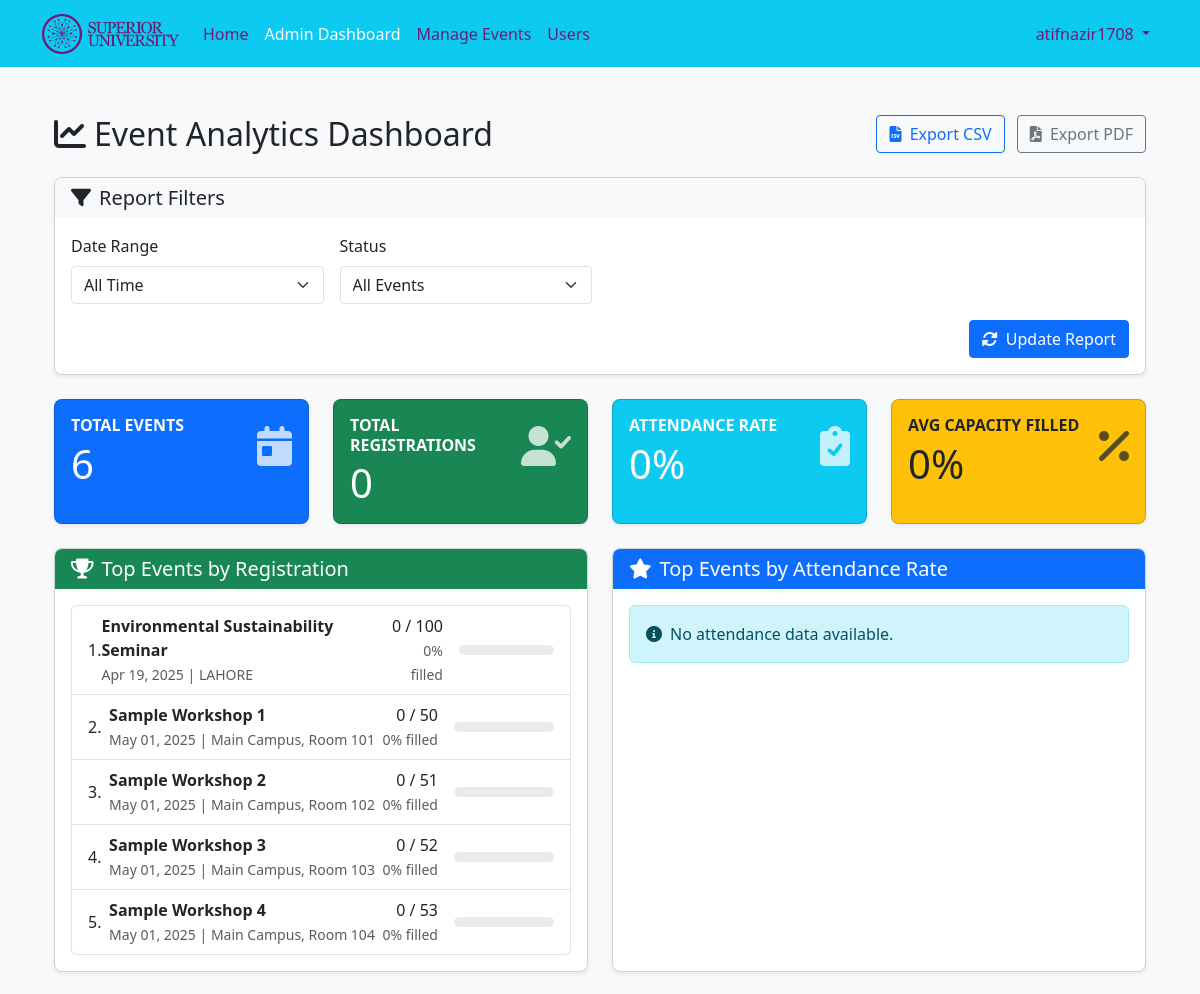
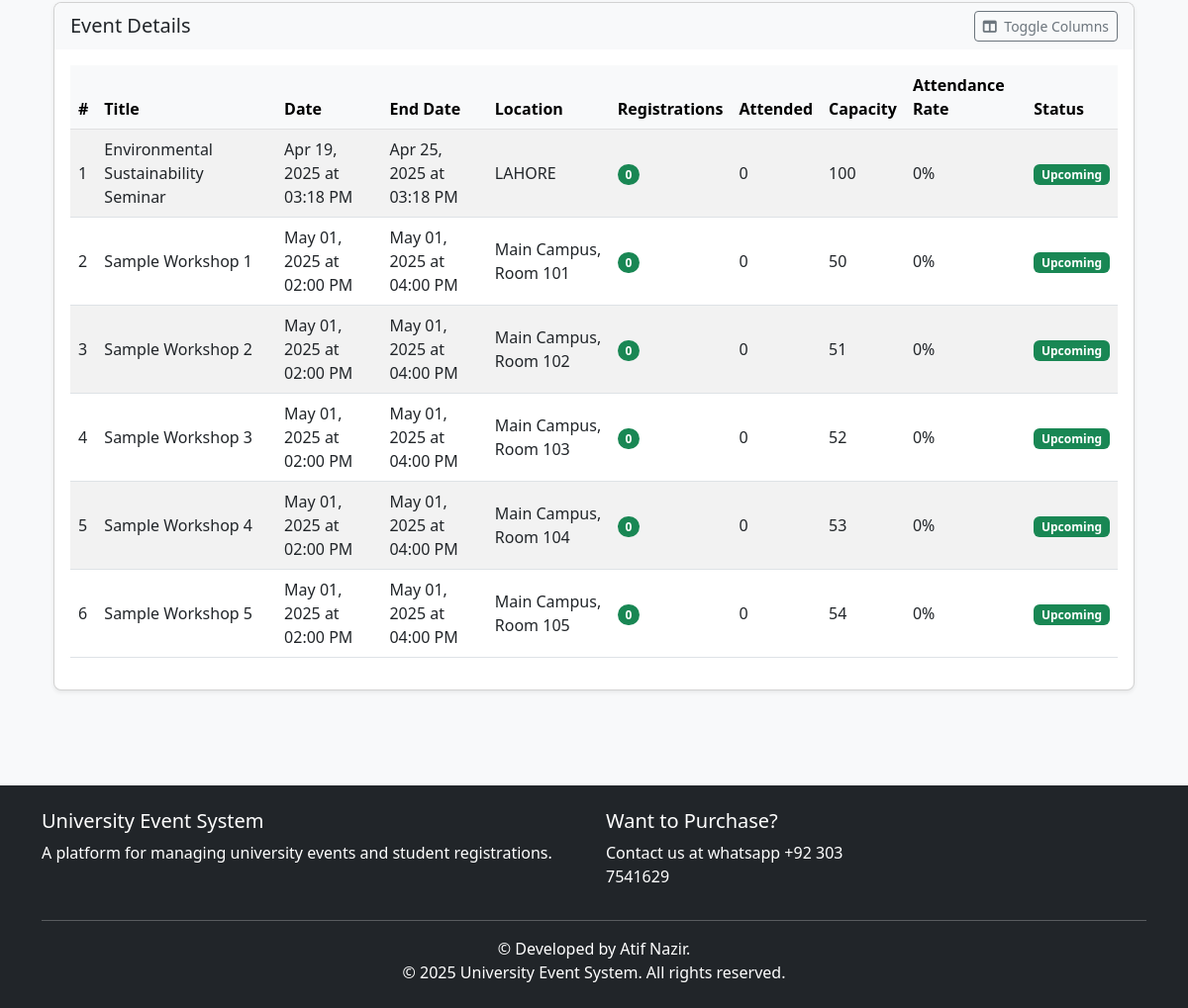
The app's page /admin/reports (signed in), older data (2 pictures, top to bottom).
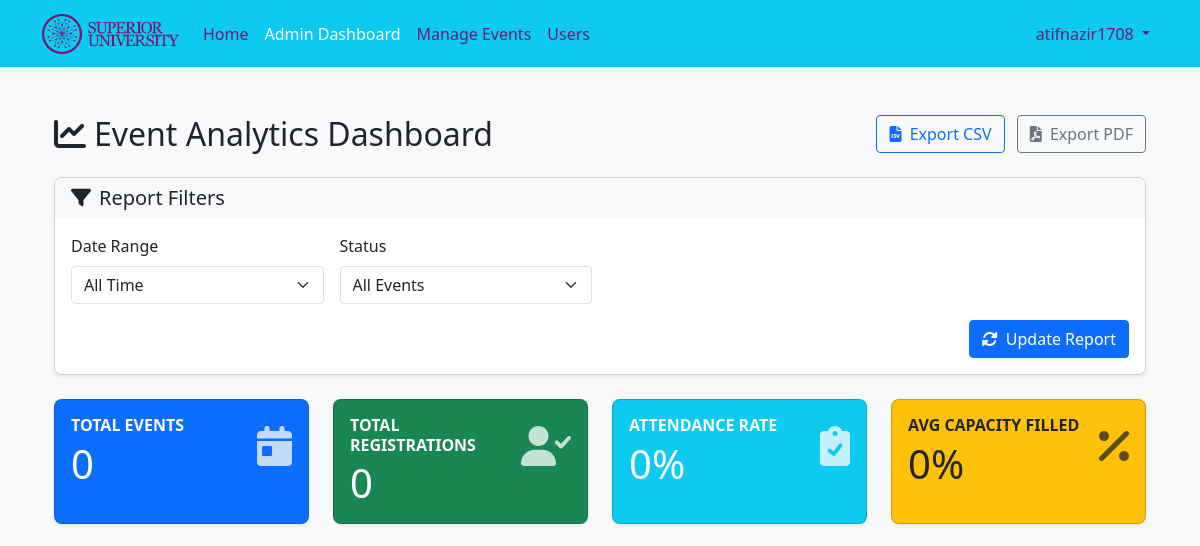
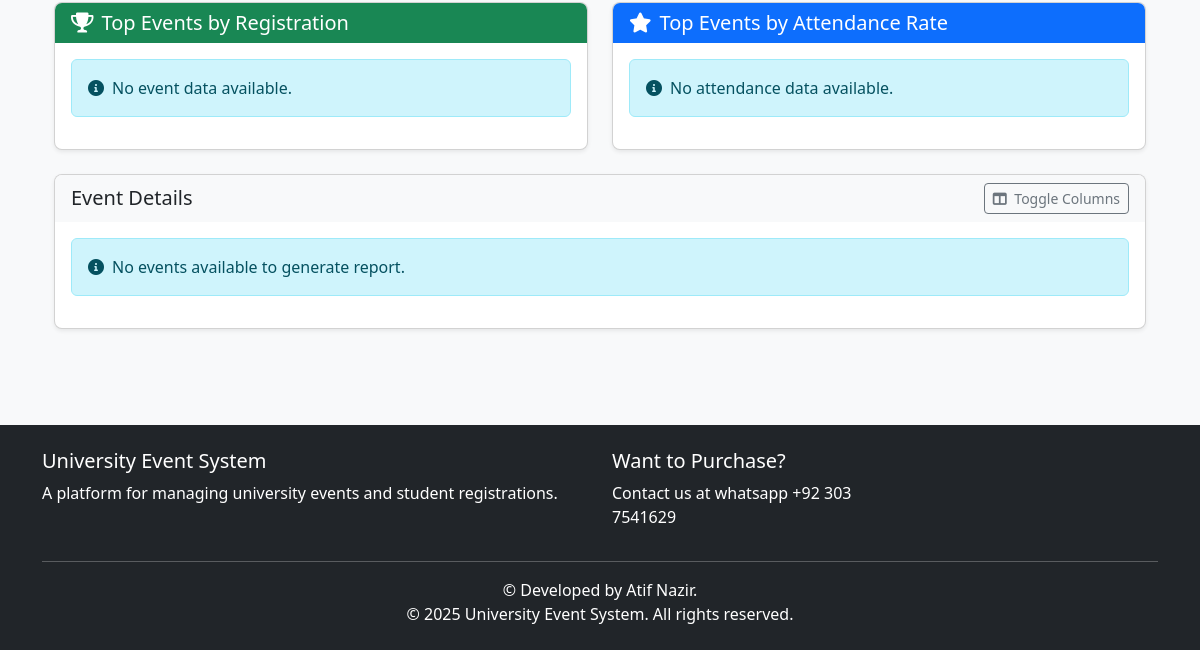
The same page, newer data (2 pictures, top to bottom).
### app/models.py (models this page shows, shortened)
class Event(db.Model):
    id = db.Column(db.Integer, primary_key=True)
    title = db.Column(db.String(100), nullable=False)
    description = db.Column(db.Text, nullable=False)
    date = db.Column(db.DateTime, nullable=False)  # Start Date
    end_date = db.Column(db.DateTime, nullable=True)
    registration_deadline = db.Column(db.DateTime, nullable=True)  # New Field
    location = db.Column(db.String(100), nullable=False)
    max_participants = db.Column(db.Integer, nullable=False)
    created_at = db.Column(db.DateTime, default=datetime.utcnow)
    updated_at = db.Column(db.DateTime, default=datetime.utcnow, onupdate=datetime.utcnow)
    registrations = db.relationship('Registration', backref='event', lazy=True, cascade="all, delete-orphan")
    @property
    def registration_count(self):
        return Registration.query.filter_by(event_id=self.id).count()
    @property
    def is_full(self):
        return self.registration_count >= self.max_participants
    @property
    def has_ended(self):
        if self.end_date is None:
            return False
        return self.end_date < get_local_time()
    @property
    def status(self):
        now = get_local_time()  # Use local time instead of UTC
        if self.registration_deadline and self.registration_deadline < now:
            return 'Deadline Passed'
        if self.has_ended:
            return 'Ended'
        if self.date > now:
            return 'Upcoming'
        return 'Ongoing'

### app/routes/admin.py (the view, shortened to what this page needs)
@admin.route('/reports')
@login_required
@admin_required
def reports():
    date_range = request.args.get('date_range', 'all')
    status = request.args.get('status', 'all')
    start_date_str = request.args.get('start_date')
    end_date_str = request.args.get('end_date')
    start_date = None
    end_date = None
    today = datetime.utcnow().date()
    if date_range == 'thisMonth':
        start_date = datetime(today.year, today.month, 1)
        last_day = calendar.monthrange(today.year, today.month)[1]
        end_date = datetime(today.year, today.month, last_day, 23, 59, 59)
    elif date_range == 'thisYear':
        start_date = datetime(today.year, 1, 1)
        end_date = datetime(today.year, 12, 31, 23, 59, 59)
    filters = []
    if start_date and end_date:
        filters.append(Event.date >= start_date)
        filters.append(Event.date <= end_date)
    query = Event.query
    if filters:
        query = query.filter(*filters)
    events = query.all()
    top_events = sorted(events, key=lambda e: e.registration_count, reverse=True)[:5]
    top_attendance_events = []
    for event in events:
        total_registered = event.registration_count
    top_attendance_events = sorted(
        top_attendance_events,
        key=lambda e: (e.attended_count / e.registration_count),
        reverse=True
    )[:5]
    total_events = len(events)
    total_registrations = sum(event.registration_count for event in events)
    total_attended = sum(getattr(event, 'attended_count', 0) for event in events)
    attendance_rate = 0
    if total_registrations > 0:
        attendance_rate = round((total_attended / total_registrations) * 100)
    avg_capacity = 0
    if total_events > 0:
        total_capacity_percentage = sum(
            min(event.registration_count / event.max_participants * 100, 100)
            for event in events
        )
        avg_capacity = round(total_capacity_percentage / total_events)
    trend_dates = []
    registration_trends = []
    return render_template('admin/reports.html',
                          events=events,
                          top_events=top_events,
                          top_attendance_events=top_attendance_events,
                          total_events=total_events,
                          total_registrations=total_registrations,
                          total_attended=total_attended,
                          attendance_rate=attendance_rate,
                          avg_capacity=avg_capacity,
                          trend_dates=trend_dates,
                          registration_trends=registration_trends,
                          date_range=date_range,
                          status=status,
                          start_date=start_date_str,
                          end_date=end_date_str)

### app/models.py (called while the page is built)
def get_local_time():
    utc_now = datetime.utcnow()
    local_tz = pytz.timezone('Asia/Karachi')
    local_now = utc_now.replace(tzinfo=pytz.utc).astimezone(local_tz)
    return local_now.replace(tzinfo=None)

@login_manager.user_loader
def load_user(user_id):
    return User.query.get(int(user_id))

    def is_admin(self):
        return self.role == 'admin'

### app/routes/admin.py (called while the page is built)
def get_new_registration_count():
    return Registration.query.filter_by(admin_viewed=False).count()

@admin.context_processor
def inject_new_registration_count():
    if current_user.is_authenticated and current_user.is_admin():
        return {'new_registration_count': get_new_registration_count()}
    return {'new_registration_count': 0}

### app/utils/helpers.py (called while the page is built)
def admin_required(f):
    @wraps(f)  # Add this line to preserve the original function name
    def decorated_function(*args, **kwargs):
        if not current_user.is_admin():
            abort(403)  # Forbidden if not an admin
        return f(*args, **kwargs)
    return decorated_function

### app/templates/admin/reports.html (shortened to what the changed rows need)
{% extends "base.html" %}
{% block content %}
<div class="container-fluid mt-4">
    <div class="row mb-4">
        <div class="col-md-12 d-flex justify-content-between align-items-center">
            <h2 class="mb-0"><i class="fas fa-chart-line me-2"></i>Event Analytics Dashboard</h2>
        </div>
    </div>
    <div class="row mb-4">
        <div class="col-md-3">
            <div class="card bg-primary text-white shadow-sm h-100">
                <div class="card-body">
                    <div class="d-flex justify-content-between align-items-start">
                        <div>
                            <h6 class="text-uppercase fw-bold mb-1">Total Events</h6>
                            <h2 class="display-6 mb-0">{{ total_events }}</h2>
                        </div>
                    </div>
                </div>
            </div>
        </div>
        <div class="col-md-3">
            <div class="card bg-success text-white shadow-sm h-100">
                <div class="card-body">
                    <div class="d-flex justify-content-between align-items-start">
                        <div>
                            <h2 class="display-6 mb-0">{{ total_registrations }}</h2>
                        </div>
                    </div>
                </div>
            </div>
        </div>
        <div class="col-md-3">
            <div class="card bg-info text-white shadow-sm h-100">
                <div class="card-body">
                    <div class="d-flex justify-content-between align-items-start">
                        <div>
                            <h2 class="display-6 mb-0">{{ attendance_rate }}%</h2>
                        </div>
                    </div>
                </div>
            </div>
        </div>
        <div class="col-md-3">
            <div class="card bg-warning text-dark shadow-sm h-100">
                <div class="card-body">
                    <div class="d-flex justify-content-between align-items-start">
                        <div>
                            <h2 class="display-6 mb-0">{{ avg_capacity }}%</h2>
                        </div>
                    </div>
                </div>
            </div>
        </div>
    </div>
    <div class="row mb-4">
        <div class="col-md-6">
            <div class="card shadow-sm h-100">
                <div class="card-body">
                    {% if top_events %}
                    <ol class="list-group list-group-numbered">
                        {% for event in top_events %}
                        <li class="list-group-item d-flex justify-content-between align-items-center">
                            <div>
                                <strong>{{ event.title }}</strong>
                                <br>
                                <small class="text-muted">{{ event.date.strftime('%b %d, %Y') }} | {{ event.location }}</small>
                            </div>
                            <div class="d-flex align-items-center">
                                <div class="me-3 text-end">
                                    <span class="d-block">{{ event.registration_count }} / {{ event.max_participants }}</span>
                                    <small class="text-muted">{{ ((event.registration_count / event.max_participants) * 100)|round|int }}% filled</small>
                                </div>
                                <div class="progress" style="width: 100px; height: 10px;">
                                </div>
                            </div>
                        </li>
                        {% endfor %}
                    </ol>
                    {% else %}
                    <div class="alert alert-info">
                        <i class="fas fa-info-circle me-2"></i>No event data available.
                    </div>
                    {% endif %}
                </div>
            </div>
        </div>
    </div>
    <div class="row mb-4">
        <div class="col-md-12">
            <div class="card shadow-sm">
                <div class="card-body">
                    {% if events %}
                    <div class="table-responsive">
                        <table class="table table-striped table-hover align-middle" id="eventsTable">
                            <thead class="table-light">
                                <tr>
                                    <th>#</th>
                                    <th>Title</th>
                                    <th>Date</th>
                                    <th class="optional-column">End Date</th>
                                    <th>Location</th>
                                    <th>Registrations</th>
                                    <th class="optional-column">Attended</th>
                                    <th>Capacity</th>
                                    <th class="optional-column">Attendance Rate</th>
                                    <th>Status</th>
                                </tr>
                            </thead>
                            <tbody>
                                {% for event in events %}
                                <tr>
                                    <td>{{ loop.index }}</td>
                                    <td>{{ event.title }}</td>
                                    <td>{{ event.date.strftime('%b %d, %Y at %I:%M %p') }}</td>
                                    <td class="optional-column">{{ event.end_date.strftime('%b %d, %Y at %I:%M %p') if event.end_date else 'N/A' }}</td>
                                    <td>{{ event.location }}</td>
                                    <td>
                                        <span class="badge rounded-pill
                                            {% if event.is_full %}bg-danger
                                            {% elif event.registration_count > event.max_participants * 0.8 %}bg-warning text-dark
                                            {% else %}bg-success
                                            {% endif %}">
                                            {{ event.registration_count }}
                                        </span>
                                    </td>
                                    <td class="optional-column">{{ event.attended_count|default(0) }}</td>
                                    <td>{{ event.max_participants }}</td>
                                    <td class="optional-column">
                                        {% if event.registration_count > 0 %}
                                            {{ ((event.attended_count|default(0) / event.registration_count) * 100)|round|int }}%
                                        {% else %}
                                            0%
                                        {% endif %}
                                    </td>
                                    <td>
                                        {% if event.status == 'Ended' %}
                                            <span class="badge bg-secondary">Ended</span>
                                        {% elif event.status == 'Ongoing' %}
                                            <span class="badge bg-primary">Ongoing</span>
                                        {% else %}
                                            <span class="badge bg-success">Upcoming</span>
                                        {% endif %}
                                    </td>
                                </tr>
                                {% endfor %}
                            </tbody>
                        </table>
                    </div>
                    {% else %}
                    <div class="alert alert-info">
                        <i class="fas fa-info-circle me-2"></i>No events available to generate report.
                    </div>
                    {% endif %}
                </div>
            </div>
        </div>
    </div>
</div>
{% endblock %}

Row changes from the older to the newer data that the page shows:
removed Event: title "Environmental Sustainability Seminar", date "Apr 19, 2025", location "LAHORE", registration_count "0", max_participants "100", max_participants "0", date "Apr 19, 2025 at 03:18 PM", end_date "Apr 25, 2025 at 03:18 PM", attended_count "0", shows "0%", shows "Upcoming"
removed Event: title "Sample Workshop 1", date "May 01, 2025", location "Main Campus, Room 101", registration_count "0", max_participants "50", max_participants "0", date "May 01, 2025 at 02:00 PM", end_date "May 01, 2025 at 04:00 PM", attended_count "0", shows "0%", shows "Upcoming"
removed Event: title "Sample Workshop 2", date "May 01, 2025", location "Main Campus, Room 102", registration_count "0", max_participants "51", max_participants "0", date "May 01, 2025 at 02:00 PM", end_date "May 01, 2025 at 04:00 PM", attended_count "0", shows "0%", shows "Upcoming"
removed Event: title "Sample Workshop 3", date "May 01, 2025", location "Main Campus, Room 103", registration_count "0", max_participants "52", max_participants "0", date "May 01, 2025 at 02:00 PM", end_date "May 01, 2025 at 04:00 PM", attended_count "0", shows "0%", shows "Upcoming"
removed Event: title "Sample Workshop 4", date "May 01, 2025", location "Main Campus, Room 104", registration_count "0", max_participants "53", max_participants "0", date "May 01, 2025 at 02:00 PM", end_date "May 01, 2025 at 04:00 PM", attended_count "0", shows "0%", shows "Upcoming"
removed Event: title "Sample Workshop 5", date "May 01, 2025 at 02:00 PM", end_date "May 01, 2025 at 04:00 PM", location "Main Campus, Room 105", registration_count "0", attended_count "0", max_participants "54", shows "0%", shows "Upcoming", shown under "Event Details"
Text that changed along with them:
{{ total_events }}: "6" → "0"
text no longer shown: "# Title Date End Date Location Registrations Attended Capacity Attendance Rate Status"
text now shown: "No event data available. No events available to generate report."
